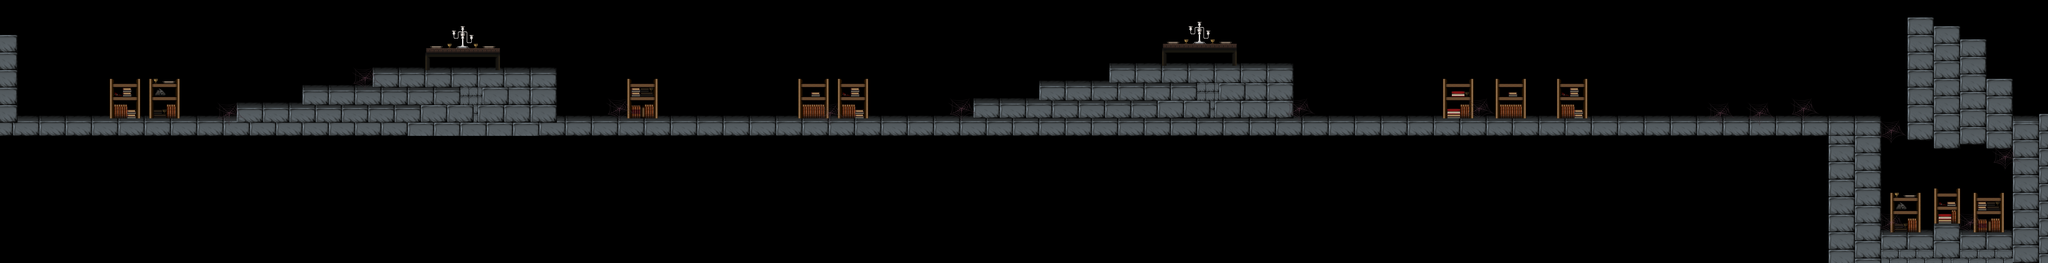

Rendered tile map (Tiled .tmx) drawn with the repository's tilesets; below, a short description and the map source with its tile grids summarised:
An orthogonal 467x60 tile map with 32x32 px tiles, 2 tile layers (Tiles, foreground) and 112 objects (27x forward, 9x Energy, 7x Knife, 5x Fly, 5x Fork, ...).

<map version="1.0" orientation="orthogonal" width="467" height="60" tilewidth="32" tileheight="32">
 <properties>
  <property name="background" value="back_area5" />
  <property name="backgroundXO" value="back_xo_area5" />
  <property name="defaultMusic" value="normal" />
  <property name="loseEffect" value=",2" />
  <property name="music,boss" value="boss.ogg" />
  <property name="music,normal" value="level5.ogg" />
  <property name="music,win" value="win_level.ogg" />
  <property name="platforms" value="Platform" />
  <property name="player" value="Vascolet" />
  <property name="useHud" value="" />
  <property name="useSave" value="" />
  <property name="winAction" value="goto:level14" />
  <property name="winCondition,boss" value="*BigBat,defeated" />
  <property name="winEffect" value="win,6" />
 </properties>
 <tileset firstgid="1" source="tilesets/tileset_area5.tsx" />
 <layer name="Tiles" width="467" height="60">
  <data>[28020 cells, 25678 non-empty, 142 distinct tile ids]</data>
 </layer>
 <layer name="foreground" width="467" height="60" opacity="0.78">
  <data>[28020 cells, 11946 non-empty, 35 distinct tile ids]</data>
 </layer>
 <objectgroup color="#55aaff" name="dataExt" width="467" height="60" />
 <objectgroup color="#ffffff" name="REFERENCE" width="467" height="60" visible="0">
  <properties>
   <property name="referenceOnly" value="true" />
  </properties>
  <object x="1536" y="-160" width="512" height="384" />
  <object x="512" y="-160" width="512" height="384" />
  <object x="5120" y="224" width="512" height="384" />
  <object x="4608" y="-160" width="512" height="384" />
  <object x="5632" y="-160" width="512" height="384" />
  <object x="1024" y="224" width="512" height="384" />
  <object x="2560" y="608" width="512" height="384" />
  <object x="4608" y="608" width="512" height="384" />
  <object x="1536" y="608" width="512" height="384" />
  <object x="2048" y="224" width="512" height="384" />
  <object x="5120" y="224" width="512" height="384" />
  <object x="512" y="608" width="512" height="384" />
  <object x="5632" y="608" width="512" height="384" />
  <object x="3072" y="224" width="512" height="384" />
  <object x="3584" y="608" width="512" height="384" />
  <object x="0" y="224" width="512" height="384" />
  <object x="4096" y="224" width="512" height="384" />
  <object x="1024" y="992" width="512" height="384" />
  <object x="2560" y="1376" width="512" height="384" />
  <object x="4608" y="1376" width="512" height="384" />
  <object x="1536" y="1376" width="512" height="384" />
  <object x="2048" y="992" width="512" height="384" />
  <object x="5120" y="992" width="512" height="384" />
  <object x="512" y="1376" width="512" height="384" />
  <object x="5632" y="1376" width="512" height="384" />
  <object x="3072" y="992" width="512" height="384" />
  <object x="3584" y="1376" width="512" height="384" />
  <object x="0" y="992" width="512" height="384" />
  <object x="4096" y="992" width="512" height="384" />
  <object x="2560" y="-160" width="512" height="384" />
  <object x="3584" y="-160" width="512" height="384" />
  <object x="0" y="1760" width="512" height="384" />
  <object x="1024" y="1760" width="512" height="384" />
  <object x="5120" y="1760" width="512" height="384" />
  <object x="2048" y="1760" width="512" height="384" />
  <object x="4096" y="1760" width="512" height="384" />
  <object x="3072" y="1760" width="512" height="384" />
 </objectgroup>
 <objectgroup name="Scenes" width="467" height="60" />
 <objectgroup color="#ffaaff" name="Platforms" width="467" height="60" />
 <objectgroup color="#ff5500" name="Enemies" width="467" height="60">
  <object name="Fly" x="2016" y="640" width="32" height="32" />
  <object name="Fork" x="8384" y="320" width="32" height="32" />
  <object name="Mosquito" type="forward" x="3264" y="416" width="32" height="32" />
  <object name="Fly" x="2144" y="576" width="32" height="32" />
  <object name="Fly" x="2240" y="512" width="32" height="32" />
  <object name="DragonFly" type="forward" x="3360" y="320" width="32" height="32" />
  <object name="Bee" type="forward" x="3008" y="320" width="32" height="32" />
  <object name="Knife" x="8544" y="288" width="32" height="32" />
  <object name="Bee" type="forward" x="2784" y="384" width="32" height="32" />
  <object name="Bat" type="forward" x="10080" y="736" width="32" height="32" />
  <object name="Bat" type="forward" x="10240" y="672" width="32" height="32" />
  <object name="Bat" type="forward" x="10336" y="768" width="32" height="32" />
  <object name="Bat" type="forward" x="10496" y="704" width="32" height="32" />
  <object name="Mosquito" type="forward" x="3584" y="384" width="32" height="32" />
  <object name="Knife" x="8672" y="352" width="32" height="32" />
  <object name="Knife" x="8832" y="256" width="32" height="32" />
  <object name="Fork" x="8960" y="192" width="32" height="32" />
  <object name="Fork" x="9216" y="320" width="32" height="32" />
  <object name="Fork" x="9312" y="288" width="32" height="32" />
  <object name="Mouse" x="3520" y="480" width="32" height="32" />
  <object name="Bat" type="forward" x="1504" y="640" width="32" height="32" />
  <object name="Bat" type="forward" x="2528" y="512" width="32" height="32" />
  <object name="Mosquito" type="forward" x="3840" y="352" width="32" height="32" />
  <object name="Fork" x="10848" y="704" width="32" height="32" />
  <object name="Knife" x="10976" y="672" width="32" height="32" />
  <object name="Knife" x="11136" y="704" width="32" height="32" />
  <object name="LittleSpider" x="11648" y="832" width="32" height="32" />
  <object name="Mosquito" type="forward" x="12224" y="768" width="32" height="32" />
  <object name="Mosquito" type="forward" x="12384" y="704" width="32" height="32" />
  <object name="Mosquito" type="forward" x="12704" y="768" width="32" height="32" />
  <object name="Bat" type="forward" x="12928" y="704" width="32" height="32" />
  <object name="Bat" type="forward" x="13120" y="672" width="32" height="32" />
  <object name="Bat" type="forward" x="13344" y="736" width="32" height="32" />
  <object name="LittleSpider" x="12416" y="832" width="32" height="32" />
  <object name="LittleSpider" x="13216" y="832" width="32" height="32" />
  <object name="LittleSpider" type="forward" x="4960" y="832" width="32" height="32" />
  <object name="LittleSpider" type="forward" x="5568" y="832" width="32" height="32" />
  <object name="LittleSpider" type="forward" x="6080" y="832" width="32" height="32" />
  <object name="LittleSpider" type="forward" x="6496" y="832" width="32" height="32" />
  <object name="DragonFly" type="forward" x="5344" y="736" width="32" height="32" />
  <object name="Mosquito" type="forward" x="5824" y="704" width="32" height="32" />
  <object name="Mosquito" type="forward" x="6272" y="736" width="32" height="32" />
  <object name="Mosquito" type="forward" x="6752" y="736" width="32" height="32" />
  <object name="Knife" x="7936" y="448" width="32" height="32" />
  <object name="Knife" x="7776" y="448" width="32" height="32" />
  <object name="Mouse" x="9120" y="448" width="32" height="32" />
  <object name="BigBat" x="14432" y="1248" width="32" height="32" />
  <object name="Fly" x="1856" y="608" width="32" height="32" />
  <object name="Fly" x="2016" y="544" width="32" height="32" />
  <object name="Bat" type="forward" x="1376" y="736" width="32" height="32" />
 </objectgroup>
 <objectgroup color="#00ff00" name="General" width="467" height="60">
  <object name="Start" x="256" y="832" width="32" height="32" />
  </objectgroup>
 <objectgroup color="#ffff00" name="Items" width="467" height="60">
  <!-- 13 objects omitted --></objectgroup>
 <objectgroup color="#0000ff" name="Camera" width="467" height="60">
  <!-- 3 objects omitted --></objectgroup>
</map>
<!-- 24 of 112 objects omitted -->
